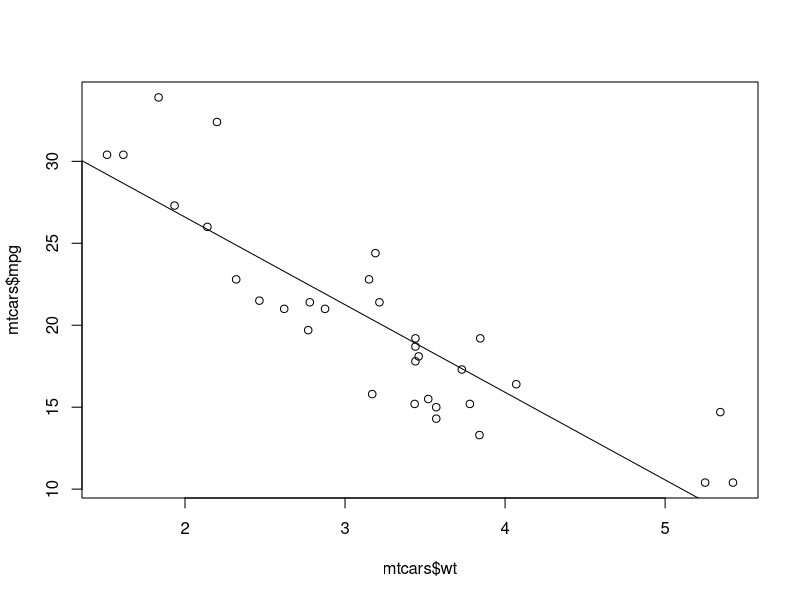

Here is the R script that generated this plot:

x <- c(0.61, 0.93, 0.83, 0.35, 0.54, 0.16, 0.91, 0.62, 0.62)
y <- c(0.67, 0.84, 0.6, 0.18, 0.85, 0.47, 1.1, 0.65, 0.36)

summary(lm(y~x))

data("mtcars")
plot(mtcars$wt, mtcars$mpg)
abline(lm(mpg~wt, data = mtcars))
help("mtcars")
summary(lm(mpg~wt, data = mtcars))

model = lm(mpg~wt, data = mtcars)
new.data = c(3)
newdata = data.frame(wt=new.data)
predict(model, newdata, interval = "prediction")
        
        
